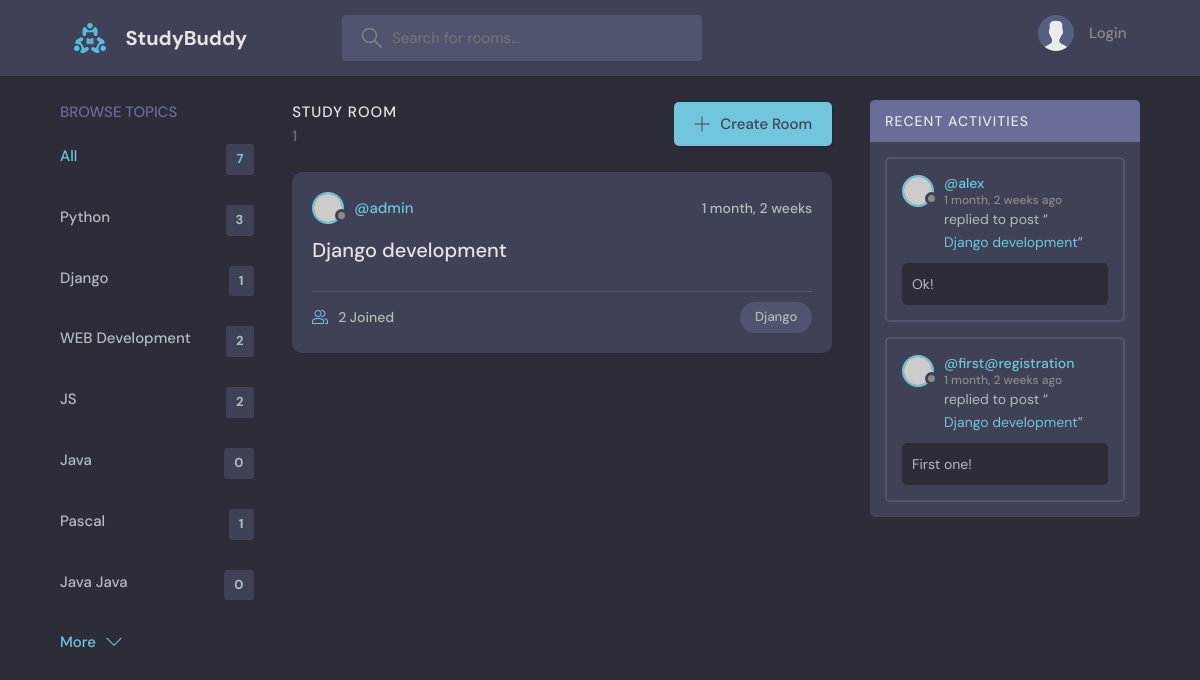
Screenshot of /?q=Django with the database file from the repository.
### base/models.py (models this page shows, shortened)
class Topic(models.Model):
    name = models.CharField(max_length=254)

class Room(models.Model):
    host = models.ForeignKey(User, on_delete=models.SET_NULL, null=True)
    topic = models.ForeignKey(Topic, on_delete=models.SET_NULL, null=True)
    name = models.CharField(max_length=254,)
    description = models.TextField(null=True, blank=True)
    participants = models.ManyToManyField(User, related_name='participants', blank=True)
    updated = models.DateTimeField(auto_now=True)
    created = models.DateTimeField(auto_now_add=True)
    class Meta:
        ordering = ['-updated','-created']
    def __str__(self):
        return self.name

class Message(models.Model):
    user = models.ForeignKey(User, on_delete=models.CASCADE)
    room = models.ForeignKey(Room, on_delete=models.CASCADE)
    body = models.TextField()
    updated = models.DateTimeField(auto_now=True)
    created = models.DateTimeField(auto_now_add=True)
    class Meta:
        ordering = ['-updated','-created']

### base/views.py (the view)
# urls.py: path('', views.home, name="home"),
def home(request):
    q = request.GET.get('q') if request.GET.get('q') != None else ''
    rooms = Room.objects.filter(
        Q(topic__name__icontains=q) |
        Q(name__icontains=q)|
        Q(description__icontains=q)
        )
    room_count = rooms.count()
    topics = Topic.objects.all()
    room_messages = Message.objects.filter(Q(room__topic__name__icontains=q))[:10]
    context = {'rooms':rooms, 'topics':topics, 'room_count':room_count, 'room_messages':room_messages}
    return render(request, 'base/home.html', context)

### base/templates/base/home.html (shortened to what this page needs)
{% extends 'main.html' %}
{% block content %}
<main class="layout layout--3">
  <div class="container">
    {% include 'base/topics_component.html' %}
    <div class="roomList">
      <div class="roomList__header">
        <div>
          <h2>Study Room</h2>
          <p>{{room_count}}</p>
        </div>
        <a class="btn btn--main" href="{% url 'create-room' %}">
          <svg version="1.1" xmlns="http://www.w3.org/2000/svg" width="32" height="32" viewBox="0 0 32 32">
            <title>add</title>
            <path
              d="M16.943 0.943h-1.885v14.115h-14.115v1.885h14.115v14.115h1.885v-14.115h14.115v-1.885h-14.115v-14.115z"
            ></path>
          </svg>
          Create Room
        </a>
      </div>
      {% include 'base/feed_component.html' %}
    </div>
    {% include 'base/activity_component.html' %}
  </div>
</main>
{% endblock %}

### base/templates/base/topics_component.html
<div class="topics">
    <div class="topics__header">
      <h2>Browse Topics</h2>
    </div>
    <ul class="topics__list">
      <li>
        <a href="{% url 'home' %}" class="active">All <span>{{topics.count}}</span></a>
      </li>
      {% for topic in topics %}
      <li>
        <a href="{% url 'home' %}?q={{topic.name}}">{{topic.name}}<span>{{topic.room_set.all.count}}</span></a>
      </li>
      {% endfor %}
    </ul>
    <a class="btn btn--link" href="topics.html">
      More
      <svg version="1.1" xmlns="http://www.w3.org/2000/svg" width="32" height="32" viewBox="0 0 32 32">
        <title>chevron-down</title>
        <path d="M16 21l-13-13h-3l16 16 16-16h-3l-13 13z"></path>
      </svg>
    </a>
  </div>

### base/templates/base/feed_component.html (shortened to what this page needs)
{% for room in rooms %}
<div class="roomListRoom">
    <div class="roomListRoom__header">
      <a href="{% url 'user-profile' room.host.id %}" class="roomListRoom__author">
        <div class="avatar avatar--small">
          <img src="https://randomuser.me/api/portraits/women/11.jpg" />
        </div>
        <span>@{{room.host.username}}</span>
      </a>
      <div class="roomListRoom__actions">
        <span>{{room.created|timesince}}</span>
      </div>
    </div>
    <div class="roomListRoom__content">
      <a href="{% url 'room' room.id %}">{{room.name}}</a>
    </div>
    <div class="roomListRoom__meta">
      <a href="{% url 'room' room.id %}" class="roomListRoom__joined">
        {{room.participants.all.count}} Joined
      </a>
      <p class="roomListRoom__topic">{{room.topic.name}}</p>
    </div>
  </div>
{% endfor %}

### base/templates/base/activity_component.html (shortened to what this page needs)
<div class="activities">
    <div class="activities__header">
      <h2>Recent Activities</h2>
    </div>
    {% for message in room_messages %}
    <div class="activities__box">
      <div class="activities__boxHeader roomListRoom__header">
        <a href="{% url 'user-profile' message.user.id %}" class="roomListRoom__author">
          <div class="avatar avatar--small">
            <img src="https://randomuser.me/api/portraits/women/11.jpg" />
          </div>
          <p>@{{message.user}}
            <span>{{message.created|timesince}} ago</span>
          </p>
        </a>
      </div>
      <div class="activities__boxContent">
        <p>replied to post “<a href="{% url 'room' message.room.id %}">{{message.room}}</a>”</p>
        <div class="activities__boxRoomContent">
            {{message.body}}
        </div>
      </div>
    </div>
    {% endfor %}
  </div>

### rows the page displays
Topic: name "Python", room_set.all.count "3"
Topic: name "Django", room_set.all.count "1"
Topic: name "WEB Development", room_set.all.count "2"
Topic: name "JS", room_set.all.count "2"
Topic: name "Java", room_set.all.count "0"
Topic: name "Pascal", room_set.all.count "1"
Topic: name "Java Java", room_set.all.count "0"
Room: host.username "admin", created "1 month, 2 weeks", name "Django development", participants.all.count "2", topic.name "Django"
Message: user "alex", created "1 month, 2 weeks", room "Django development", body "Ok!"
Message: user "first@registration", created "1 month, 2 weeks", room "Django development", body "First one!"

### other values shown
{{ topics.count }} "7"
{{ room_count }} "1"
